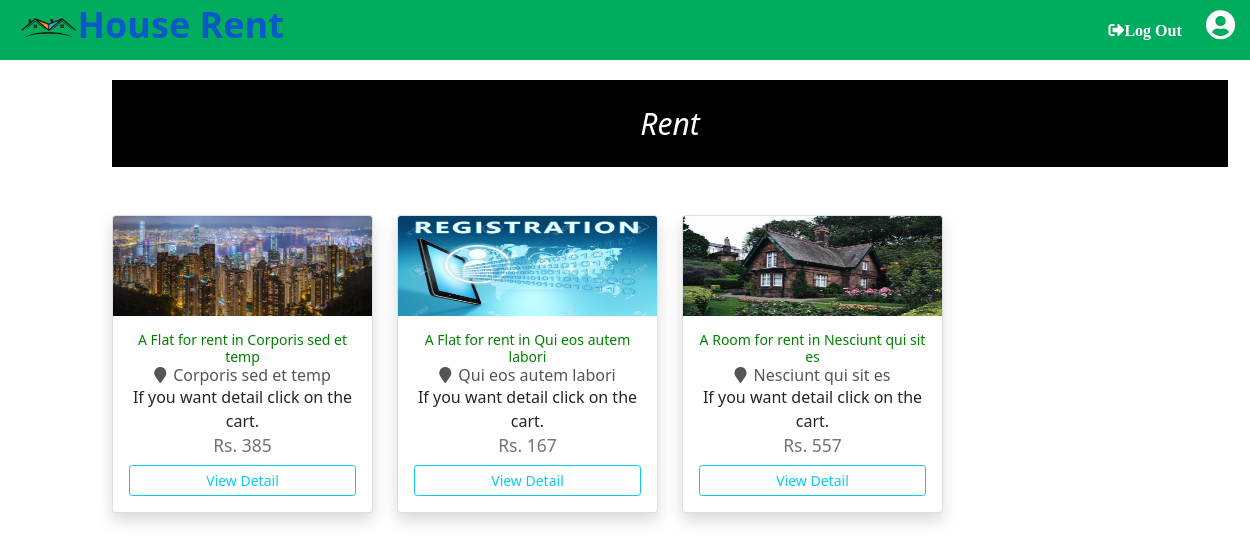
Screenshot of /house_detail1.php with the database file from the repository.
### tables this page shows
CREATE TABLE `houseinfo` (
  `h_id` int(11) NOT NULL,
  `uid` int(11) DEFAULT NULL,
  `location` varchar(50) NOT NULL,
  `room_type` varchar(11) NOT NULL,
  `facility` varchar(40) NOT NULL,
  `price` varchar(11) NOT NULL,
  `description` varchar(110) NOT NULL,
  `phone` varchar(10) NOT NULL,
  `date_submission` timestamp(6) NOT NULL DEFAULT current_timestamp(6) ON UPDATE current_timestamp(6),
  `image` varchar(110) NOT NULL,
  `status` int(11) NOT NULL,
  `book` int(5) NOT NULL
);

### house_detail1.php (the view, shortened to what this page needs)
<!DOCTYPE html>
<html>
<head>
	<link href="https://cdn.jsdelivr.net/npm/bootstrap@5.0.0-beta3/dist/css/bootstrap.min.css" rel="stylesheet">
	<link rel="stylesheet" href="https://cdnjs.cloudflare.com/ajax/libs/font-awesome/5.15.3/css/all.min.css" />
	<link rel="stylesheet" type="text/css" href="house_detail1.css">
</head>
<body>
	<header>
		<div class="nav-bar">
			<a href="#" class="logo"><img src="assets/images/house1.png" height="20px">House Rent</a>
			<div class="menu-right">
				<ul id = "menu">
					<li><a href = "logout.php"><i class = "fas fa-sign-out-alt">Log Out</i></a></li>
					<li id="username"><i class = "fas fa-user-circle"></i><?php echo $_SESSION['fullname']; ?></li>
				</ul>
			</div>
		</div>
	</header>
	<div class="container">
		<div class="headline">Rent</div>
		<div class="row text-center py-5">
			<?php
				include 'db_connect.php';
					$sql_view_owners = "SELECT * FROM houseinfo where status = 1 AND book = 0";
					$stmt = mysqli_stmt_init($conn);
					$view_customer=[];
					if(!mysqli_stmt_prepare($stmt, $sql_view_owners)){
					}else{
						mysqli_stmt_execute($stmt);
						$result = mysqli_stmt_get_result($stmt);
						while($row = mysqli_fetch_assoc($result)){
							array_push($view_customer, $row);
						}
					}
			?>
			<?php foreach($view_customer as $value) { ?>
			<div class="col-md-3 col-sm-6 my-0">
				<form action="" method="post">
					<div class="card shadow">
						<div>
							<?php $image = $value['image'];
							echo "<img src='assets/images/$image' alt='image not available' class='img-fluid card-img-top'>"; ?>
						</div>
						<div class="card-body">
							<h5 class="card-title my-0">
								<?php echo "<div class= 'font'>A ".$value['room_type']." for rent in"; ?>
								<?php echo $value['location']; ?></div>
								<?php echo "<div class= 'font1'><i class='fa fa-map-marker'></i>".$value['location']; ?></div>
							</h5>
							<p class="card-text my-0">
								If you want detail click on the cart.
							</p>
							<h5>
								<small class="text-secondary"><?php echo "Rs. ".$value['price']; ?></small>
							</h5>
								<div class="btn-group w-100">
									<a href="detail_info.php?h_id=<?php echo $value['h_id']; ?>" class="btn btn-sm btn-outline-info w-50">View Detail</a>
								</div>
						</div>
					</div>
				</form>
			</div>
			<?php } ?>
		</div>
	</div>
</body>
</html>

### house_detail1.css (style rules this page uses)
* { margin: 0; padding: 0; }
.nav-bar { background-color: #00ad5f;; }
.logo { float: left; width: 30%; color: #fff; line-height: 50px; font-size: 36px; padding: 0 20px; font-weight: 700; text-decoration: none; }
.menu-right { text-align: right; }
#menu li a { text-decoration: none; color: #fff; }
#menu li { display: inline-block; margin: 10px; }
#menu #username { color: #fff; text-transform: uppercase; line-height: 30px; }
#menu #username i { font-size: 30px; padding-right: 5px; padding-bottom: 10px; }
.container { margin: 20px 100px; }
.container .headline { border: 1px solid black; background: black; color: white; text-align: center; font-size: 30px; padding: 20px; font-style: italic; }
img { max-width: 100%; max-height: 100px; }
h5 .fa { font-size: 16px; padding-right: 7px; color: #555; }
.card-title .font { font-size: 14px; color: green; }
h5 .font1 { color: #555; font-size: 16px; }
.card { margin-bottom: 40px; }

### rows the page displays
houseinfo: image (picture), room_type "Flat", location "Corporis sed et temp", price "385"
houseinfo: image (picture), room_type "Flat", location "Qui eos autem labori", price "167"
houseinfo: image (picture), room_type "Room", location "Nesciunt qui sit es", price "557"
